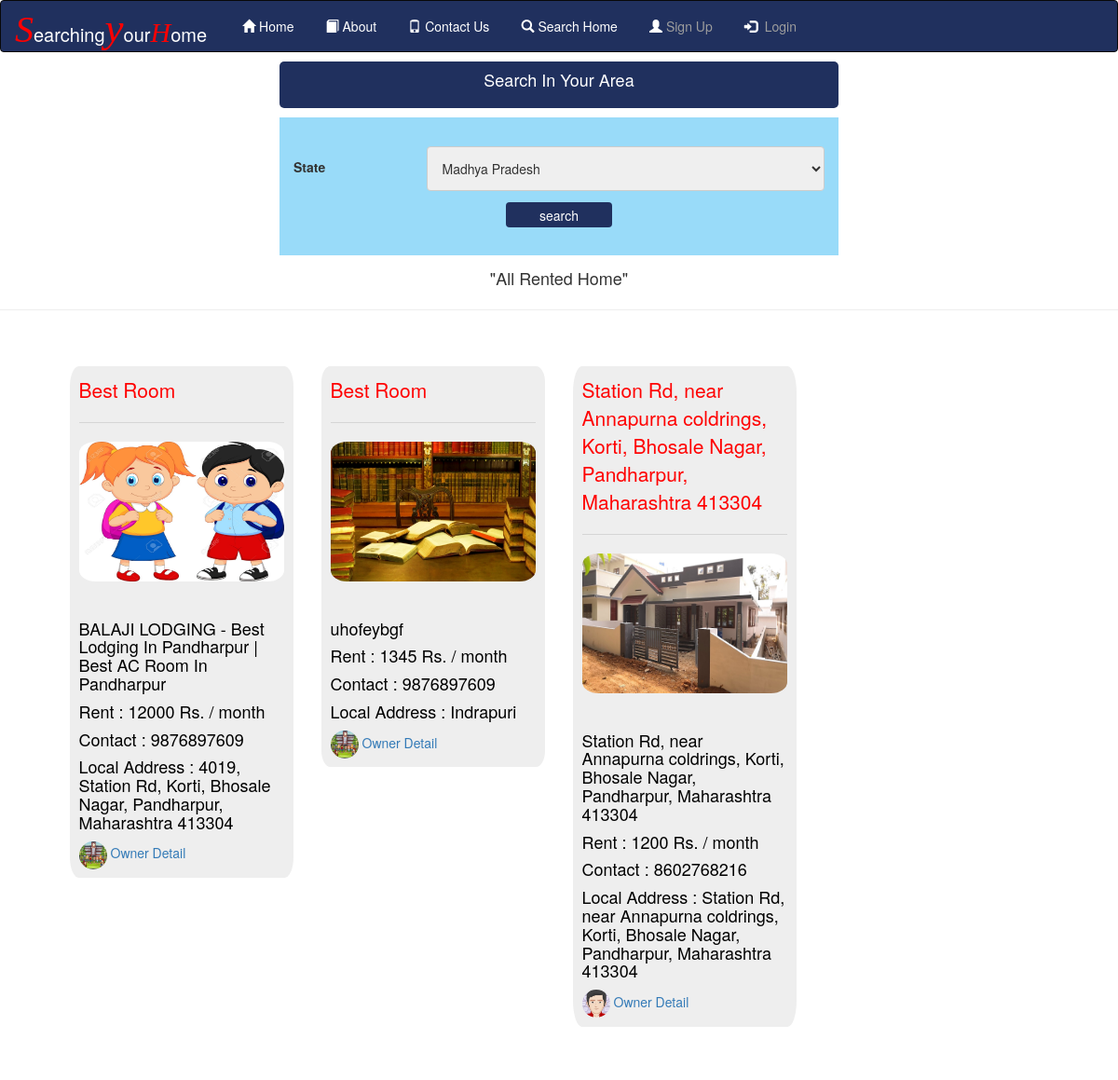
Screenshot of /search with the database file from the repository.
### Room/models.py (models this page shows, shortened)
class Owner_Detail(models.Model):
    status = models.ForeignKey(Status,on_delete=models.CASCADE,null=True)
    register=models.ForeignKey(Register,on_delete=models.CASCADE,null=True)
    state=models.ForeignKey(State,on_delete=models.CASCADE,null=True)
    dist=models.ForeignKey(District,on_delete=models.CASCADE,null=True)
    local_add = models.CharField(max_length=100,null=True)
    title=models.CharField(max_length=100,null=True)
    desc=models.CharField(max_length=100,null=True)
    rent=models.IntegerField(null=True)
    img=models.FileField(null=True)

class Register(models.Model):
    user=models.ForeignKey(User,on_delete=models.CASCADE,null=True)
    gen=models.CharField(max_length=30,null=True)
    add=models.CharField(max_length=100,null=True)
    mobile=models.CharField(max_length=10,null=True)
    image=models.FileField(null=True)
    birth=models.DateField(null=True)

### Room/views.py (the view)
# urls.py: path('search', Search,name='search'),
def Search(request):
    room=Owner_Detail.objects.all()
    state1=State.objects.all()
    if request.method=='POST':
        s=request.POST['state']
        state=State.objects.filter(state=s).first()
        return redirect('dist',state.id)
    d = {'state': state1,'room':room}
    return render(request,'serach.html',d)

### Room/templates/serach.html (shortened to what this page needs)
{% extends 'navigation.html' %}
{% block body %}
</head>
<body>
<center><div class="container2">
<h4>Search In Your Area</h4>
</div></center>
<div class="container">
  <form action="" method="post">
  <div class="row">
    <div class="col-25">
      <label for="country">State</label>
    </div>
    <div class="col-75">
      <select id="country" name="state">
{% for i in state %}
        <option value="{{i.state}}">{{i.state}}</option>
{% endfor %}
      </select>
    </div>
  </div>
    <div class="row" align="center">
    <input type="submit" value="search">
  </div>
  </form>
</div>
<p align="center" style="margin-top:1%;font-size:18px">"All Rented Home"</p>
<hr>
    <div class="row" style="margin:5%">
        {% for i in room %}
        {% if i.status.status == "accepted"  %}
        <div class="col-sm-3">
            <div class="jumbotron" style="width:100%;border-radius:4%;padding:4%">
            <p style="color:red">{{i.title}}<hr></p>
                <a href="{% url 'detail' i.id %}" ><img src="{{i.img.url}}" style="border-radius:8%;width:100%;height:150px;"><hr></a>
            <h4 style="color:Black">{{i.desc}}</h4>
            <h4 style="color:black">Rent : {{i.rent}} Rs. / month</h4>
            <h4 style="color:black">Contact : {{i.register.mobile}}</h4>
            <h4 style="color:black">Local Address : {{i.local_add}}</h4>
                <a href="{% url 'owner' i.id %}"><img src="{{i.register.image.url}}" style="border-radius:50%;width:30px;height:30px"> Owner Detail</a>
            </div>
            </div>
        {% endif %}
        {% endfor %}
    </div>
{% endblock %}

### Room/templates/navigation.html (shortened to what this page needs)
<!DOCTYPE html>
<html lang="en">
{% load static %}
<head>
  <link rel="stylesheet" href="https://maxcdn.bootstrapcdn.com/bootstrap/3.3.6/css/bootstrap.min.css">
    <link rel = stylesheet href = "https://cdn.datatables.net/1.10.20/css/jquery.dataTables.min.css">
</head>
<body>
<nav class="navbar navbar-inverse" style="padding:0px;margin:0px;background-color:#20305E;color:white;>
  <div class="container-fluid" style="padding:0px;margin:0px">
    <div class="navbar-header" style="margin-bottom:4px;margin-right:4px;">
      <a class="navbar-brand" href="#"><span style="font-size:40px;color:Red"><i style="font-family:cursive">S</i></span><span style="font-size:20px;color:white">earching</span><span style="font-size:45px;color:Red"><i style="font-family:cursive">y</i></span><span style="font-size:20px;color:white">our</span><span style="font-size:30px;color:Red"><i style="font-family:cursive">H</i></span><span style="font-size:20px;color:white">ome</span></a>
    </div>
    <ul class="nav navbar-nav">
      <li><a href="{% url 'home' %}" style = "color : white" ><span class="glyphicon glyphicon-home" style="padding:4px"></span>Home</a></li>
        <li><a href="{% url 'about' %}" style = "color : white"><span class="glyphicon glyphicon-book" style="padding:4px"></span>About</a></li>
        <li><a href="{% url 'contact' %}" style = "color : white"><span class="glyphicon glyphicon-phone" style="padding:4px"></span>Contact Us</a></li>
      {% if not request.user.is_staff %}
      <li><a href="{% url 'search' %}" style = "color : white"><span class="glyphicon glyphicon-search" style="padding:4px"></span>Search Home</a></li>
        {% endif %}
    </ul>
    {% if request.user.username %}
    <ul class="nav navbar-nav navbar-right">
      <li><a href="{% url 'user_detail' %}" style="color:white;font-size:20px"> <span class="glyphicon glyphicon-user" style="padding:4px;"></span>Welcome  {{request.user.username}}</a></li>
      <li><a href="{% url 'logout' %}" style="margin-right:30px"><span class="glyphicon glyphicon-log-out" style="padding:4px;"></span> Logout</a></li>
    </ul>
    {% else %}
    <ul class="nav navbar-nav navbar-left">
      <li><a href="{% url 'signup' %}"><span class="glyphicon glyphicon-user" style="padding:4px ; color : white"></span>Sign Up</a></li>
      <li><a href="{% url 'signin' %}"><span class="glyphicon glyphicon-log-in" style="padding:4px ; color : white"></span> Login</a></li>
    </ul>
    {% endif %}
</nav>
{% block body %}
{% endblock %}
</body>
</html>

### Room/templates/serach.html (style rules this page uses)
* { box-sizing: border-box; }
input[type=text], select, textarea { width: 100%; padding: 12px; border: 1px solid #ccc; border-radius: 4px; resize: vertical; }
label { padding: 12px 12px 12px 0; display: inline-block; }
input[type=submit] { background-color: #20305E; color: white; width:20%; height:27px; border: none; border-radius: 4px; cursor: pointer; float: center; text-align:center; margin-top:2%; }
.container { width:50%; height:150px border-radius: 5px; background-color: #99DBF9; padding: 30px; }
.container2 { width:50%; height:50px; border-radius: 5px; background-color: #20305E; color:white; padding: 0.05px; margin:10px; float:center; }
.col-25 { float: left; width: 25%; margin-top: 1px; }
.col-75 { float: left; width: 75%; margin-top: 1px; }
.row:after { content: ""; display: table; clear: both; }

### rows the page displays
Owner_Detail: title "Best Room", img (picture), desc "BALAJI LODGING - Best Lodging In Pandharpur | Best AC Room In Pandharpur", rent "12000", register.mobile "9876897609", local_add "4019, Station Rd, Korti, Bhosale Nagar, Pandharpur, Maharashtra 413304", register.image (picture)
Owner_Detail: title "Best Room", img (picture), desc "uhofeybgf", rent "1345", register.mobile "9876897609", local_add "Indrapuri", register.image (picture)
Owner_Detail: title "Station Rd, near Annapurna coldrings, Korti, Bhosale Nagar, Pandharpur, Maharashtra 413304", img (picture), desc "Station Rd, near Annapurna coldrings, Korti, Bhosale Nagar, Pandharpur, Maharashtra 413304", rent "1200", register.mobile "8602768216", local_add "Station Rd, near Annapurna coldrings, Korti, Bhosale Nagar, Pandharpur, Maharashtra 413304", register.image (picture)

### other values shown
form field state "Madhya Pradesh"
